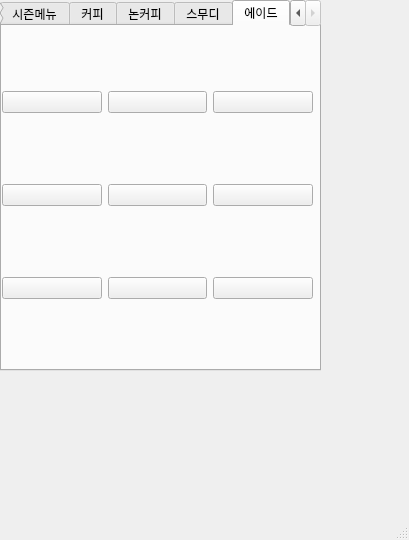
<?xml version="1.0" encoding="UTF-8"?>
<ui version="4.0">
 <class>MainWindow</class>
 <widget class="QMainWindow" name="MainWindow">
  <property name="geometry">
   <rect>
    <x>0</x>
    <y>0</y>
    <width>409</width>
    <height>540</height>
   </rect>
  </property>
  <property name="windowTitle">
   <string>MainWindow</string>
  </property>
  <widget class="QWidget" name="centralwidget">
   <widget class="QTabWidget" name="tabWidget">
    <property name="geometry">
     <rect>
      <x>0</x>
      <y>0</y>
      <width>321</width>
      <height>371</height>
     </rect>
    </property>
    <property name="currentIndex">
     <number>5</number>
    </property>
    <widget class="QWidget" name="tab">
     <attribute name="title">
      <string>인기메뉴</string>
     </attribute>
     <widget class="QWidget" name="gridLayoutWidget_8">
      <property name="geometry">
       <rect>
        <x>0</x>
        <y>0</y>
        <width>311</width>
        <height>341</height>
       </rect>
      </property>
      <layout class="QGridLayout" name="gridLayout_8">
       <item row="2" column="4">
        <widget class="QPushButton" name="popular3">
         <property name="text">
          <string/>
         </property>
        </widget>
       </item>
       <item row="3" column="2">
        <widget class="QPushButton" name="popular4">
         <property name="text">
          <string/>
         </property>
        </widget>
       </item>
       <item row="3" column="3">
        <widget class="QPushButton" name="popular5">
         <property name="text">
          <string/>
         </property>
        </widget>
       </item>
       <item row="3" column="4">
        <widget class="QPushButton" name="popular6">
         <property name="text">
          <string/>
         </property>
        </widget>
       </item>
       <item row="2" column="3">
        <widget class="QPushButton" name="popular2">
         <property name="text">
          <string/>
         </property>
        </widget>
       </item>
       <item row="2" column="2">
        <widget class="QPushButton" name="popular1">
         <property name="text">
          <string/>
         </property>
        </widget>
       </item>
       <item row="4" column="2">
        <widget class="QPushButton" name="popular7">
         <property name="text">
          <string/>
         </property>
        </widget>
       </item>
       <item row="4" column="3">
        <widget class="QPushButton" name="popular8">
         <property name="text">
          <string/>
         </property>
        </widget>
       </item>
       <item row="4" column="4">
        <widget class="QPushButton" name="popular9">
         <property name="text">
          <string/>
         </property>
        </widget>
       </item>
      </layout>
     </widget>
    </widget>
    <widget class="QWidget" name="tab_2">
     <attribute name="title">
      <string>시즌메뉴</string>
     </attribute>
     <widget class="QWidget" name="gridLayoutWidget_4">
      <property name="geometry">
       <rect>
        <x>0</x>
        <y>0</y>
        <width>311</width>
        <height>341</height>
       </rect>
      </property>
      <layout class="QGridLayout" name="gridLayout_4">
       <item row="0" column="0">
        <widget class="QPushButton" name="season1">
         <property name="text">
          <string/>
         </property>
        </widget>
       </item>
       <item row="1" column="1">
        <widget class="QPushButton" name="season5">
         <property name="text">
          <string/>
         </property>
        </widget>
       </item>
       <item row="2" column="0">
        <widget class="QPushButton" name="season7">
         <property name="text">
          <string/>
         </property>
        </widget>
       </item>
       <item row="2" column="1">
        <widget class="QPushButton" name="season8">
         <property name="text">
          <string/>
         </property>
        </widget>
       </item>
       <item row="1" column="0">
        <widget class="QPushButton" name="season4">
         <property name="text">
          <string/>
         </property>
        </widget>
       </item>
       <item row="0" column="1">
        <widget class="QPushButton" name="season2">
         <property name="text">
          <string/>
         </property>
        </widget>
       </item>
       <item row="0" column="2">
        <widget class="QPushButton" name="season3">
         <property name="text">
          <string/>
         </property>
        </widget>
       </item>
       <item row="1" column="2">
        <widget class="QPushButton" name="season6">
         <property name="text">
          <string/>
         </property>
        </widget>
       </item>
       <item row="2" column="2">
        <widget class="QPushButton" name="season9">
         <property name="text">
          <string/>
         </property>
        </widget>
       </item>
      </layout>
     </widget>
    </widget>
    <widget class="QWidget" name="tab_3">
     <attribute name="title">
      <string>커피</string>
     </attribute>
     <widget class="QWidget" name="gridLayoutWidget_5">
      <property name="geometry">
       <rect>
        <x>0</x>
        <y>0</y>
        <width>311</width>
        <height>341</height>
       </rect>
      </property>
      <layout class="QGridLayout" name="gridLayout_5">
       <item row="0" column="0">
        <widget class="QPushButton" name="coffee1">
         <property name="text">
          <string/>
         </property>
        </widget>
       </item>
       <item row="0" column="1">
        <widget class="QPushButton" name="coffee2">
         <property name="text">
          <string/>
         </property>
        </widget>
       </item>
       <item row="1" column="0">
        <widget class="QPushButton" name="coffee4">
         <property name="text">
          <string/>
         </property>
        </widget>
       </item>
       <item row="1" column="1">
        <widget class="QPushButton" name="coffee5">
         <property name="text">
          <string/>
         </property>
        </widget>
       </item>
       <item row="2" column="2">
        <widget class="QPushButton" name="coffee9">
         <property name="text">
          <string/>
         </property>
        </widget>
       </item>
       <item row="2" column="1">
        <widget class="QPushButton" name="coffee8">
         <property name="text">
          <string/>
         </property>
        </widget>
       </item>
       <item row="2" column="0">
        <widget class="QPushButton" name="coffee7">
         <property name="text">
          <string/>
         </property>
        </widget>
       </item>
       <item row="1" column="2">
        <widget class="QPushButton" name="coffee6">
         <property name="text">
          <string/>
         </property>
        </widget>
       </item>
       <item row="0" column="2">
        <widget class="QPushButton" name="coffee3">
         <property name="text">
          <string/>
         </property>
        </widget>
       </item>
      </layout>
     </widget>
    </widget>
    <widget class="QWidget" name="tab_4">
     <attribute name="title">
      <string>논커피</string>
     </attribute>
     <widget class="QWidget" name="gridLayoutWidget_6">
      <property name="geometry">
       <rect>
        <x>0</x>
        <y>0</y>
        <width>311</width>
        <height>341</height>
       </rect>
      </property>
      <layout class="QGridLayout" name="gridLayout_6">
       <item row="0" column="0">
        <widget class="QPushButton" name="n_coffee1">
         <property name="text">
          <string/>
         </property>
        </widget>
       </item>
       <item row="0" column="1">
        <widget class="QPushButton" name="n_coffee2">
         <property name="text">
          <string/>
         </property>
        </widget>
       </item>
       <item row="0" column="2">
        <widget class="QPushButton" name="n_coffee3">
         <property name="text">
          <string/>
         </property>
        </widget>
       </item>
       <item row="1" column="0">
        <widget class="QPushButton" name="n_coffee4">
         <property name="text">
          <string/>
         </property>
        </widget>
       </item>
       <item row="1" column="1">
        <widget class="QPushButton" name="n_coffee5">
         <property name="text">
          <string/>
         </property>
        </widget>
       </item>
       <item row="1" column="2">
        <widget class="QPushButton" name="n_coffee6">
         <property name="text">
          <string/>
         </property>
        </widget>
       </item>
       <item row="2" column="0">
        <widget class="QPushButton" name="n_coffee7">
         <property name="text">
          <string/>
         </property>
        </widget>
       </item>
       <item row="2" column="1">
        <widget class="QPushButton" name="n_coffee8">
         <property name="text">
          <string/>
         </property>
        </widget>
       </item>
       <item row="2" column="2">
        <widget class="QPushButton" name="n_coffee9">
         <property name="text">
          <string/>
         </property>
        </widget>
       </item>
      </layout>
     </widget>
    </widget>
    <widget class="QWidget" name="tab_5">
     <attribute name="title">
      <string>스무디</string>
     </attribute>
     <widget class="QWidget" name="gridLayoutWidget_7">
      <property name="geometry">
       <rect>
        <x>0</x>
        <y>0</y>
        <width>311</width>
        <height>341</height>
       </rect>
      </property>
      <layout class="QGridLayout" name="gridLayout_7">
       <item row="0" column="2">
        <widget class="QPushButton" name="smoothie3">
         <property name="text">
          <string/>
         </property>
        </widget>
       </item>
       <item row="0" column="0">
        <widget class="QPushButton" name="smoothie1">
         <property name="text">
          <string/>
         </property>
        </widget>
       </item>
       <item row="0" column="1">
        <widget class="QPushButton" name="smoothie2">
         <property name="text">
          <string/>
         </property>
        </widget>
       </item>
       <item row="1" column="0">
        <widget class="QPushButton" name="smoothie4">
         <property name="text">
          <string/>
         </property>
        </widget>
       </item>
       <item row="1" column="1">
        <widget class="QPushButton" name="smoothie5">
         <property name="text">
          <string/>
         </property>
        </widget>
       </item>
       <item row="1" column="2">
        <widget class="QPushButton" name="smoothie6">
         <property name="text">
          <string/>
         </property>
        </widget>
       </item>
       <item row="2" column="0">
        <widget class="QPushButton" name="smoothie7">
         <property name="text">
          <string/>
         </property>
        </widget>
       </item>
       <item row="2" column="1">
        <widget class="QPushButton" name="smoothie8">
         <property name="text">
          <string/>
         </property>
        </widget>
       </item>
       <item row="2" column="2">
        <widget class="QPushButton" name="smoothie9">
         <property name="text">
          <string/>
         </property>
        </widget>
       </item>
      </layout>
     </widget>
    </widget>
    <widget class="QWidget" name="tab_6">
     <attribute name="title">
      <string>에이드</string>
     </attribute>
     <widget class="QWidget" name="gridLayoutWidget">
      <property name="geometry">
       <rect>
        <x>0</x>
        <y>0</y>
        <width>311</width>
        <height>341</height>
       </rect>
      </property>
      <layout class="QGridLayout" name="gridLayout">
       <item row="0" column="1">
        <widget class="QPushButton" name="ade2">
         <property name="text">
          <string/>
         </property>
        </widget>
       </item>
       <item row="0" column="0">
        <widget class="QPushButton" name="ade1">
         <property name="text">
          <string/>
         </property>
        </widget>
       </item>
       <item row="0" column="2">
        <widget class="QPushButton" name="ade3">
         <property name="text">
          <string/>
         </property>
        </widget>
       </item>
       <item row="1" column="0">
        <widget class="QPushButton" name="ade4">
         <property name="text">
          <string/>
         </property>
        </widget>
       </item>
       <item row="1" column="1">
        <widget class="QPushButton" name="ade5">
         <property name="text">
          <string/>
         </property>
        </widget>
       </item>
       <item row="2" column="0">
        <widget class="QPushButton" name="ade7">
         <property name="text">
          <string/>
         </property>
        </widget>
       </item>
       <item row="2" column="1">
        <widget class="QPushButton" name="ade8">
         <property name="text">
          <string/>
         </property>
        </widget>
       </item>
       <item row="1" column="2">
        <widget class="QPushButton" name="ade6">
         <property name="text">
          <string/>
         </property>
        </widget>
       </item>
       <item row="2" column="2">
        <widget class="QPushButton" name="ade9">
         <property name="text">
          <string/>
         </property>
        </widget>
       </item>
      </layout>
     </widget>
    </widget>
   </widget>
  </widget>
  <widget class="QMenuBar" name="menubar">
   <property name="geometry">
    <rect>
     <x>0</x>
     <y>0</y>
     <width>409</width>
     <height>21</height>
    </rect>
   </property>
  </widget>
  <widget class="QStatusBar" name="statusbar"/>
 </widget>
 <resources/>
 <connections/>
</ui>
